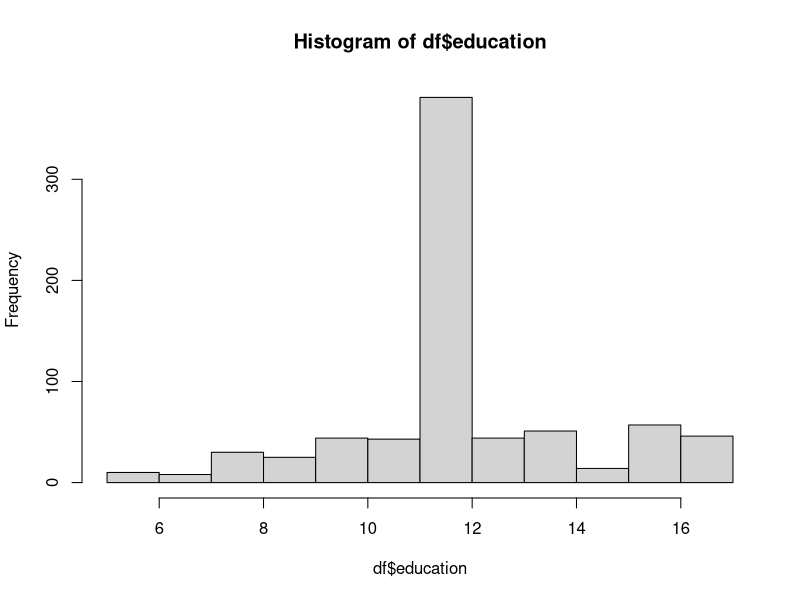
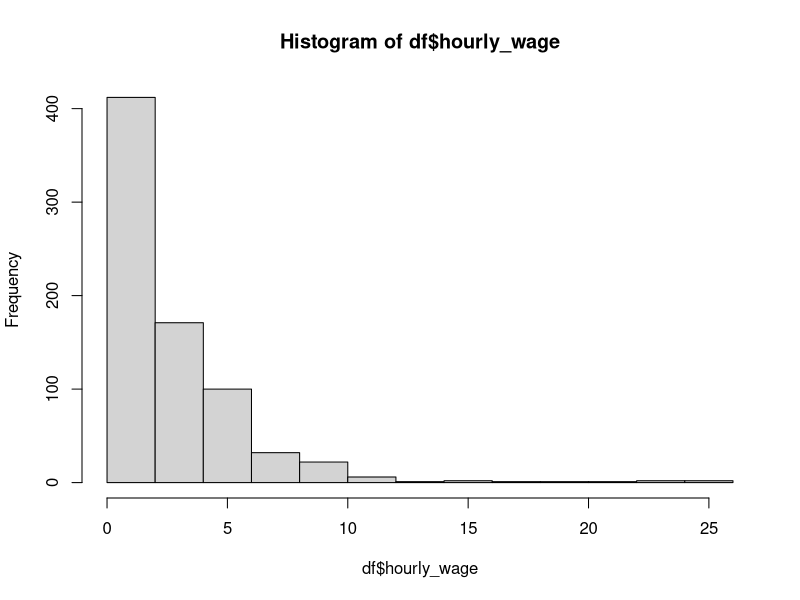
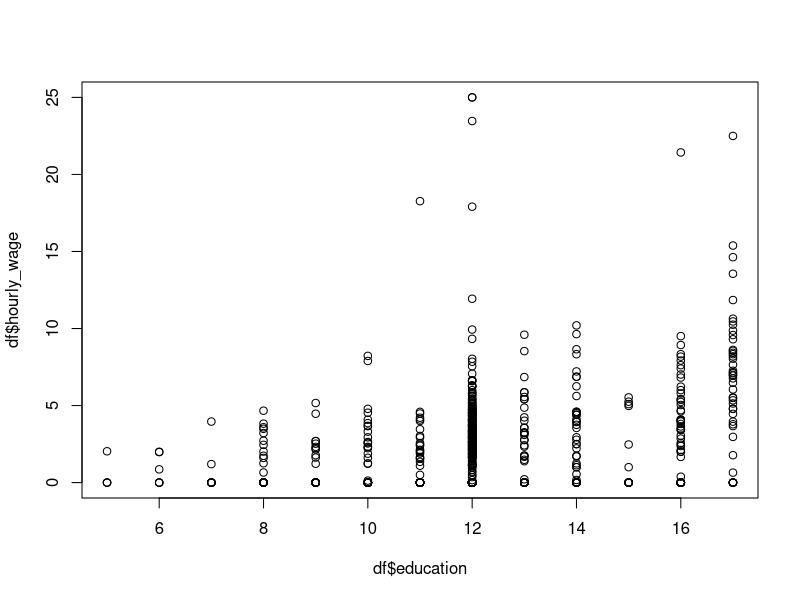
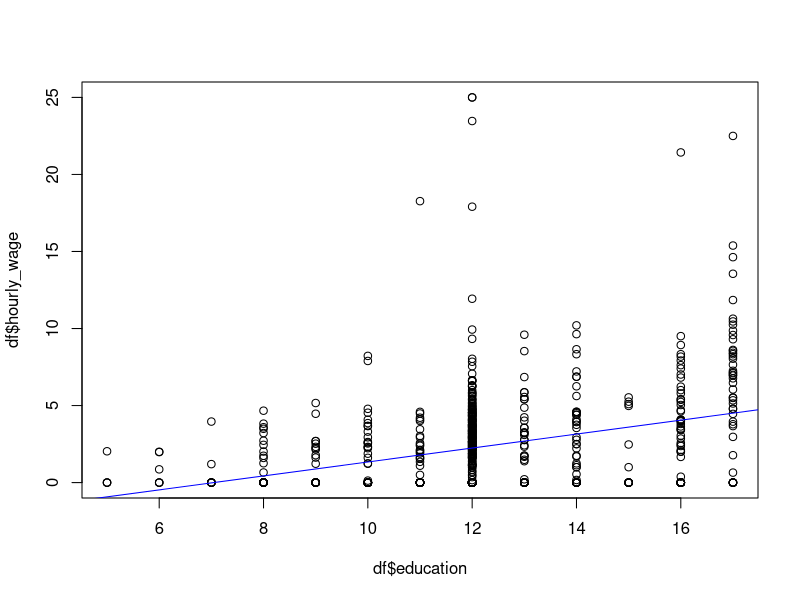
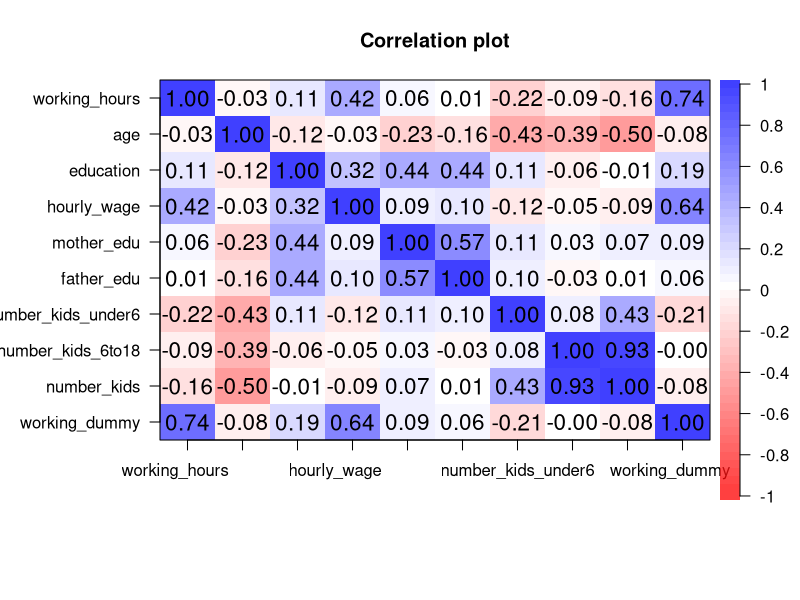

Generate these figures, in order, with R:
## ---- chunk 1
knitr::opts_chunk$set(echo = TRUE)
## ---- chunk 2
df <- read.csv("data/female_labor.csv")
head(df)
## ---- chunk 3
hist(df$education)
## ---- chunk 4
hist(df$hourly_wage)
## ---- chunk 5
plot(df$education, df$hourly_wage)
## ---- chunk 6
summary(df)
## ---- chunk 7
out_simple_regress <- lm(hourly_wage ~ education, data = df)
## ---- chunk 8
summary(out_simple_regress)
## ---- chunk 9
plot(df$education, df$hourly_wage)

abline(out_simple_regress, col = "blue")
## ---- chunk 10
df$number_kids <- df$number_kids_under6 + df$number_kids_6to18
head(df)
## ---- chunk 11
out_multi_regress_1 <- lm(hourly_wage ~ education + working_hours + number_kids, data = df )
## ---- chunk 12
summary(out_multi_regress_1)
## ---- chunk 13
# dfの欠損値を全て0にする
df[is.na(df)] <- 0

# あるいはdfのmother_eduという列の欠損値を0にする
df$mother_edu[is.na(df$mother_edu)] <- 0
## ---- chunk 14
df$working_dummy <- ifelse(df$working_hours>0, 1,0)
## ---- chunk 15
out_multi_regress_2 <- lm(hourly_wage ~ education + age + working_dummy + mother_edu + father_edu, data = df )
## ---- chunk 16
summary(out_multi_regress_2)
## ---- chunk 17
cor(df)
## ---- chunk 18
library(psych)
## ---- chunk 19
cor.plot(cor(df))
## ---- chunk 20
library(car)
## ---- chunk 21
vif(out_multi_regress_2)
